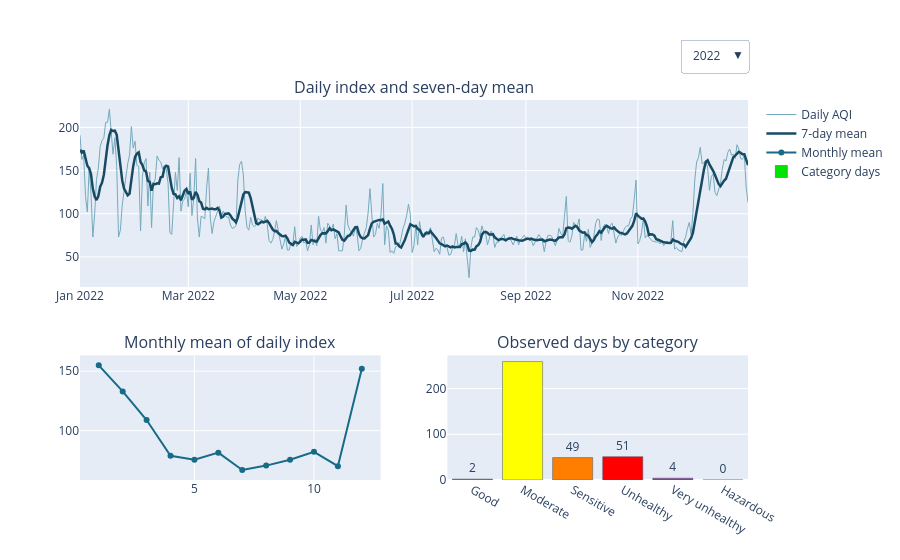

This figure's notebook cell:
### Markdown cell above
### A dropdown changes the visible traces and coverage title

There are sixteen traces: four per year. The visibility mask has one Boolean per trace. The title changes alongside the chart, so selecting 2023 cannot hide its partial coverage.

### Code cell
buttons = []
for position, year in enumerate(years):
    visibility = [False] * len(dashboard.data)
    visibility[position * 4:position * 4 + 4] = [True] * 4
    days = int(annual.loc[year, "observed_days"])
    note = "January–February only" if year == 2023 else "full-year span"
    title = f"{year} · {days} observed days<br><sup>{note}</sup>"
    buttons.append({"label": str(year), "method": "update", "args": [{"visible": visibility}, {"title.text": title}]})
dashboard.update_layout(updatemenus=[{"buttons": buttons, "active": 2, "x": 1, "y": 1.16, "xanchor": "right"}])

### Figure 1 — Plotly figure (JSON) as saved in the notebook; plotly's stock layout.template omitted (floating-point values rounded to 4 significant figures; data arrays with more than 128 entries replaced by an {"elided": "..."} marker saying what was removed)
{"data": [{"line": {"color": "#75aabd", "width": 1}, "mode": "lines", "name": "Daily AQI", "type": "scatter", "visible": false, "x": {"elided": "366 str values"}, "xaxis": "x", "y": {"elided": "366 float values"}, "yaxis": "y"}, {"line": {"color": "#174a63", "width": 2.5}, "mode": "lines", "name": "7-day mean", "type": "scatter", "visible": false, "x": {"elided": "366 str values"}, "xaxis": "x", "y": {"elided": "366 float values"}, "yaxis": "y"}, {"line": {"color": "#176b87"}, "mode": "lines+markers", "name": "Monthly mean", "type": "scatter", "visible": false, "x": [1, 2, 3, 4, 5, 6, 7, 8, 9, 10, 11, 12], "xaxis": "x2", "y": [119.5, 136.0, 82.84, 66.9, 72.29, 70.47, 84.84, 76.9, 79.63, 98.97, 111.6, 133.5], "yaxis": "y2"}, {"marker": {"color": ["#00e400", "#ffff00", "#ff7e00", "#ff0000", "#8f3f97", "#7e0023"], "line": {"color": "#475569", "width": 0.5}}, "name": "Category days", "text": ["1", "261", "63", "40", "0", "0"], "textposition": "outside", "type": "bar", "visible": false, "x": ["Good", "Moderate", "Sensitive", "Unhealthy", "Very unhealthy", "Hazardous"], "xaxis": "x3", "y": [1, 261, 63, 40, 0, 0], "yaxis": "y3"}, {"line": {"color": "#75aabd", "width": 1}, "mode": "lines", "name": "Daily AQI", "type": "scatter", "visible": false, "x": {"elided": "365 str values"}, "xaxis": "x", "y": {"elided": "365 float values"}, "yaxis": "y"}, {"line": {"color": "#174a63", "width": 2.5}, "mode": "lines", "name": "7-day mean", "type": "scatter", "visible": false, "x": {"elided": "365 str values"}, "xaxis": "x", "y": {"elided": "365 float values"}, "yaxis": "y"}, {"line": {"color": "#176b87"}, "mode": "lines+markers", "name": "Monthly mean", "type": "scatter", "visible": false, "x": [1, 2, 3, 4, 5, 6, 7, 8, 9, 10, 11, 12], "xaxis": "x2", "y": [139.1, 132.6, 74.65, 64.17, 70.16, 72.1, 66.19, 78.61, 77.33, 73.16, 139.6, 187.9], "yaxis": "y2"}, {"marker": {"color": ["#00e400", "#ffff00", "#ff7e00", "#ff0000", "#8f3f97", "#7e0023"], "line": {"color": "#475569", "width": 0.5}}, "name": "Category days", "text": ["7", "235", "49", "66", "8", "0"], "textposition": "outside", "type": "bar", "visible": false, "x": ["Good", "Moderate", "Sensitive", "Unhealthy", "Very unhealthy", "Hazardous"], "xaxis": "x3", "y": [7, 235, 49, 66, 8, 0], "yaxis": "y3"}, {"line": {"color": "#75aabd", "width": 1}, "mode": "lines", "name": "Daily AQI", "type": "scatter", "visible": true, "x": {"elided": "365 str values"}, "xaxis": "x", "y": {"elided": "365 float values"}, "yaxis": "y"}, {"line": {"color": "#174a63", "width": 2.5}, "mode": "lines", "name": "7-day mean", "type": "scatter", "visible": true, "x": {"elided": "365 str values"}, "xaxis": "x", "y": {"elided": "365 float values"}, "yaxis": "y"}, {"line": {"color": "#176b87"}, "mode": "lines+markers", "name": "Monthly mean", "type": "scatter", "visible": true, "x": [1, 2, 3, 4, 5, 6, 7, 8, 9, 10, 11, 12], "xaxis": "x2", "y": [154.9, 133.0, 108.9, 78.9, 75.68, 81.57, 66.97, 70.68, 75.6, 82.29, 70.2, 152.1], "yaxis": "y2"}, {"marker": {"color": ["#00e400", "#ffff00", "#ff7e00", "#ff0000", "#8f3f97", "#7e0023"], "line": {"color": "#475569", "width": 0.5}}, "name": "Category days", "text": ["2", "259", "49", "51", "4", "0"], "textposition": "outside", "type": "bar", "visible": true, "x": ["Good", "Moderate", "Sensitive", "Unhealthy", "Very unhealthy", "Hazardous"], "xaxis": "x3", "y": [2, 259, 49, 51, 4, 0], "yaxis": "y3"}, {"line": {"color": "#75aabd", "width": 1}, "mode": "lines", "name": "Daily AQI", "type": "scatter", "visible": false, "x": ["2023-01-01T00:00:00.000000", "2023-01-02T00:00:00.000000", "2023-01-03T00:00:00.000000", "2023-01-04T00:00:00.000000", "2023-01-05T00:00:00.000000", "2023-01-06T00:00:00.000000", "2023-01-07T00:00:00.000000", "2023-01-08T00:00:00.000000", "2023-01-09T00:00:00.000000", "2023-01-10T00:00:00.000000", "2023-01-11T00:00:00.000000", "2023-01-12T00:00:00.000000", "2023-01-13T00:00:00.000000", "2023-01-14T00:00:00.000000", "2023-01-15T00:00:00.000000", "2023-01-16T00:00:00.000000", "2023-01-17T00:00:00.000000", "2023-01-18T00:00:00.000000", "2023-01-19T00:00:00.000000", "2023-01-20T00:00:00.000000", "2023-01-21T00:00:00.000000", "2023-01-22T00:00:00.000000", "2023-01-23T00:00:00.000000", "2023-01-24T00:00:00.000000", "2023-01-25T00:00:00.000000", "2023-01-26T00:00:00.000000", "2023-01-27T00:00:00.000000", "2023-01-28T00:00:00.000000", "2023-01-29T00:00:00.000000", "2023-01-30T00:00:00.000000", "2023-01-31T00:00:00.000000", "2023-02-01T00:00:00.000000", "2023-02-02T00:00:00.000000", "2023-02-03T00:00:00.000000", "2023-02-04T00:00:00.000000", "2023-02-05T00:00:00.000000", "2023-02-06T00:00:00.000000", "2023-02-07T00:00:00.000000", "2023-02-08T00:00:00.000000", "2023-02-09T00:00:00.000000", "2023-02-10T00:00:00.000000", "2023-02-11T00:00:00.000000", "2023-02-12T00:00:00.000000", "2023-02-13T00:00:00.000000", "2023-02-14T00:00:00.000000", "2023-02-15T00:00:00.000000", "2023-02-16T00:00:00.000000", "2023-02-17T00:00:00.000000", "2023-02-18T00:00:00.000000", "2023-02-19T00:00:00.000000", "2023-02-20T00:00:00.000000", "2023-02-21T00:00:00.000000", "2023-02-22T00:00:00.000000", "2023-02-23T00:00:00.000000", "2023-02-24T00:00:00.000000", "2023-02-25T00:00:00.000000", "2023-02-26T00:00:00.000000", "2023-02-27T00:00:00.000000", "2023-02-28T00:00:00.000000"], "xaxis": "x", "y": [156.0, 158.0, 191.0, 164.0, 162.0, 172.0, 184.0, 180.0, 156.0, 161.0, 117.0, 119.0, 154.0, 152.0, 129.0, 138.0, 126.0, 163.0, 122.0, 112.0, 86.0, 140.0, 165.0, 175.0, 170.0, 163.0, 171.0, 156.0, 99.0, 77.0, 119.0, 121.0, 133.0, 161.0, 117.0, 122.0, 65.0, 70.0, 84.0, 66.0, 94.0, 75.0, 70.0, 74.0, 121.0, 88.0, 161.0, 164.0, 159.0, 154.0, 162.0, 72.0, 68.0, 76.0, 115.0, 82.0, 68.0, 77.0, 73.0], "yaxis": "y"}, {"line": {"color": "#174a63", "width": 2.5}, "mode": "lines", "name": "7-day mean", "type": "scatter", "visible": false, "x": ["2023-01-01T00:00:00.000000", "2023-01-02T00:00:00.000000", "2023-01-03T00:00:00.000000", "2023-01-04T00:00:00.000000", "2023-01-05T00:00:00.000000", "2023-01-06T00:00:00.000000", "2023-01-07T00:00:00.000000", "2023-01-08T00:00:00.000000", "2023-01-09T00:00:00.000000", "2023-01-10T00:00:00.000000", "2023-01-11T00:00:00.000000", "2023-01-12T00:00:00.000000", "2023-01-13T00:00:00.000000", "2023-01-14T00:00:00.000000", "2023-01-15T00:00:00.000000", "2023-01-16T00:00:00.000000", "2023-01-17T00:00:00.000000", "2023-01-18T00:00:00.000000", "2023-01-19T00:00:00.000000", "2023-01-20T00:00:00.000000", "2023-01-21T00:00:00.000000", "2023-01-22T00:00:00.000000", "2023-01-23T00:00:00.000000", "2023-01-24T00:00:00.000000", "2023-01-25T00:00:00.000000", "2023-01-26T00:00:00.000000", "2023-01-27T00:00:00.000000", "2023-01-28T00:00:00.000000", "2023-01-29T00:00:00.000000", "2023-01-30T00:00:00.000000", "2023-01-31T00:00:00.000000", "2023-02-01T00:00:00.000000", "2023-02-02T00:00:00.000000", "2023-02-03T00:00:00.000000", "2023-02-04T00:00:00.000000", "2023-02-05T00:00:00.000000", "2023-02-06T00:00:00.000000", "2023-02-07T00:00:00.000000", "2023-02-08T00:00:00.000000", "2023-02-09T00:00:00.000000", "2023-02-10T00:00:00.000000", "2023-02-11T00:00:00.000000", "2023-02-12T00:00:00.000000", "2023-02-13T00:00:00.000000", "2023-02-14T00:00:00.000000", "2023-02-15T00:00:00.000000", "2023-02-16T00:00:00.000000", "2023-02-17T00:00:00.000000", "2023-02-18T00:00:00.000000", "2023-02-19T00:00:00.000000", "2023-02-20T00:00:00.000000", "2023-02-21T00:00:00.000000", "2023-02-22T00:00:00.000000", "2023-02-23T00:00:00.000000", "2023-02-24T00:00:00.000000", "2023-02-25T00:00:00.000000", "2023-02-26T00:00:00.000000", "2023-02-27T00:00:00.000000", "2023-02-28T00:00:00.000000"], "xaxis": "x", "y": [152.9, 150.4, 154.3, 154.4, 153.6, 159.4, 169.6, 173.0, 172.7, 168.4, 161.7, 155.6, 153.0, 148.4, 141.1, 138.6, 133.6, 140.1, 140.6, 134.6, 125.1, 126.7, 130.6, 137.6, 138.6, 144.4, 152.9, 162.9, 157.0, 144.4, 136.4, 129.4, 125.1, 123.7, 118.1, 121.4, 119.7, 112.7, 107.4, 97.86, 88.29, 82.29, 74.86, 76.14, 83.43, 84.0, 97.57, 107.6, 119.6, 131.6, 144.1, 137.1, 134.3, 122.1, 115.1, 104.1, 91.86, 79.71, 79.86], "yaxis": "y"}, {"line": {"color": "#176b87"}, "mode": "lines+markers", "name": "Monthly mean", "type": "scatter", "visible": false, "x": [1, 2, 3, 4, 5, 6, 7, 8, 9, 10, 11, 12], "xaxis": "x2", "y": [146.4, 103.3, NaN, NaN, NaN, NaN, NaN, NaN, NaN, NaN, NaN, NaN], "yaxis": "y2"}, {"marker": {"color": ["#00e400", "#ffff00", "#ff7e00", "#ff0000", "#8f3f97", "#7e0023"], "line": {"color": "#475569", "width": 0.5}}, "name": "Category days", "text": ["0", "19", "15", "25", "0", "0"], "textposition": "outside", "type": "bar", "visible": false, "x": ["Good", "Moderate", "Sensitive", "Unhealthy", "Very unhealthy", "Hazardous"], "xaxis": "x3", "y": [0, 19, 15, 25, 0, 0], "yaxis": "y3"}], "layout": {"annotations": [{"font": {"size": 16}, "showarrow": false, "text": "Daily index and seven-day mean", "x": 0.5, "xanchor": "center", "xref": "paper", "y": 1.0, "yanchor": "bottom", "yref": "paper"}, {"font": {"size": 16}, "showarrow": false, "text": "Monthly mean of daily index", "x": 0.225, "xanchor": "center", "xref": "paper", "y": 0.328, "yanchor": "bottom", "yref": "paper"}, {"font": {"size": 16}, "showarrow": false, "text": "Observed days by category", "x": 0.775, "xanchor": "center", "xref": "paper", "y": 0.328, "yanchor": "bottom", "yref": "paper"}], "updatemenus": [{"active": 2, "buttons": [{"args": [{"visible": [true, true, true, true, false, false, false, false, false, false, false, false, false, false, false, false]}, {"title.text": "2020 · 365 observed days<br><sup>full-year span</sup>"}], "label": "2020", "method": "update"}, {"args": [{"visible": [false, false, false, false, true, true, true, true, false, false, false, false, false, false, false, false]}, {"title.text": "2021 · 365 observed days<br><sup>full-year span</sup>"}], "label": "2021", "method": "update"}, {"args": [{"visible": [false, false, false, false, false, false, false, false, true, true, true, true, false, false, false, false]}, {"title.text": "2022 · 365 observed days<br><sup>full-year span</sup>"}], "label": "2022", "method": "update"}, {"args": [{"visible": [false, false, false, false, false, false, false, false, false, false, false, false, true, true, true, true]}, {"title.text": "2023 · 59 observed days<br><sup>January–February only</sup>"}], "label": "2023", "method": "update"}], "x": 1, "xanchor": "right", "y": 1.16}], "xaxis": {"anchor": "y", "domain": [0.0, 1.0]}, "xaxis2": {"anchor": "y2", "domain": [0.0, 0.45]}, "xaxis3": {"anchor": "y3", "domain": [0.55, 1.0]}, "yaxis": {"anchor": "x", "domain": [0.508, 1.0]}, "yaxis2": {"anchor": "x2", "domain": [0.0, 0.328]}, "yaxis3": {"anchor": "x3", "domain": [0.0, 0.328]}}}
